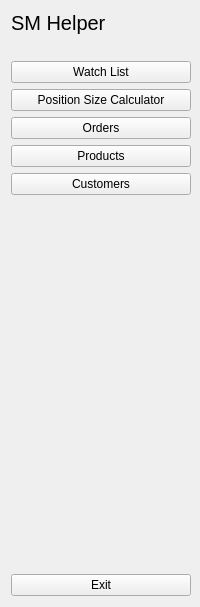
     <widget class="QWidget" name="full_menu_widget" native="true">
      <layout class="QVBoxLayout" name="verticalLayout_4">
       <property name="rightMargin">
        <number>9</number>
       </property>
       <item>
        <layout class="QHBoxLayout" name="horizontalLayout_2">
         <property name="spacing">
          <number>0</number>
         </property>
         <item>
          <widget class="QLabel" name="logo_label_3">
           <property name="font">
            <font>
             <pointsize>15</pointsize>
            </font>
           </property>
           <property name="text">
            <string>SM Helper</string>
           </property>
          </widget>
         </item>
        </layout>
       </item>
       <item>
        <spacer name="verticalSpacer_13">
         <property name="orientation">
          <enum>Qt::Vertical</enum>
         </property>
         <property name="sizeType">
          <enum>QSizePolicy::Preferred</enum>
         </property>
         <property name="sizeHint" stdset="0">
          <size>
           <width>20</width>
           <height>20</height>
          </size>
         </property>
        </spacer>
       </item>
       <item>
        <layout class="QVBoxLayout" name="verticalLayout_2">
         <property name="rightMargin">
          <number>0</number>
         </property>
         <item>
          <widget class="QPushButton" name="watchlist_btn">
           <property name="text">
            <string>Watch List</string>
           </property>
           <property name="icon">
            <iconset resource="recource.qrc">
             <normaloff>:/icon/icon/home-4-32.ico</normaloff>
             <normalon>:/icon/icon/home-4-48.ico</normalon>:/icon/icon/home-4-32.ico</iconset>
           </property>
           <property name="iconSize">
            <size>
             <width>14</width>
             <height>14</height>
            </size>
           </property>
           <property name="checkable">
            <bool>true</bool>
           </property>
           <property name="autoExclusive">
            <bool>true</bool>
           </property>
          </widget>
         </item>
         <item>
          <widget class="QPushButton" name="calculator_btn">
           <property name="text">
            <string>Position Size Calculator</string>
           </property>
           <property name="icon">
            <iconset resource="recource.qrc">
             <normaloff>:/icon/icon/dashboard-5-32.ico</normaloff>
             <normalon>:/icon/icon/dashboard-5-48.ico</normalon>:/icon/icon/dashboard-5-32.ico</iconset>
           </property>
           <property name="iconSize">
            <size>
             <width>14</width>
             <height>14</height>
            </size>
           </property>
           <property name="checkable">
            <bool>true</bool>
           </property>
           <property name="autoExclusive">
            <bool>true</bool>
           </property>
          </widget>
         </item>
         <item>
          <widget class="QPushButton" name="orders_btn_2">
           <property name="text">
            <string>Orders</string>
           </property>
           <property name="icon">
            <iconset resource="recource.qrc">
             <normaloff>:/icon/icon/activity-feed-32.ico</normaloff>
             <normalon>:/icon/icon/activity-feed-48.ico</normalon>:/icon/icon/activity-feed-32.ico</iconset>
           </property>
           <property name="iconSize">
            <size>
             <width>14</width>
             <height>14</height>
            </size>
           </property>
           <property name="checkable">
            <bool>true</bool>
           </property>
           <property name="autoExclusive">
            <bool>true</bool>
           </property>
          </widget>
         </item>
         <item>
          <widget class="QPushButton" name="products_btn_2">
           <property name="text">
            <string>Products</string>
           </property>
           <property name="icon">
            <iconset resource="recource.qrc">
             <normaloff>:/icon/icon/product-32.ico</normaloff>
             <normalon>:/icon/icon/product-48.ico</normalon>:/icon/icon/product-32.ico</iconset>
           </property>
           <property name="iconSize">
            <size>
             <width>14</width>
             <height>14</height>
            </size>
           </property>
           <property name="checkable">
            <bool>true</bool>
           </property>
           <property name="autoExclusive">
            <bool>true</bool>
           </property>
          </widget>
         </item>
         <item>
          <widget class="QPushButton" name="customers_btn_2">
           <property name="text">
            <string>Customers</string>
           </property>
           <property name="icon">
            <iconset resource="recource.qrc">
             <normaloff>:/icon/icon/group-32.ico</normaloff>
             <normalon>:/icon/icon/group-48.ico</normalon>:/icon/icon/group-32.ico</iconset>
           </property>
           <property name="iconSize">
            <size>
             <width>14</width>
             <height>14</height>
            </size>
           </property>
           <property name="checkable">
            <bool>true</bool>
           </property>
           <property name="autoExclusive">
            <bool>true</bool>
           </property>
          </widget>
         </item>
        </layout>
       </item>
       <item>
        <spacer name="verticalSpacer_2">
         <property name="orientation">
          <enum>Qt::Vertical</enum>
         </property>
         <property name="sizeHint" stdset="0">
          <size>
           <width>20</width>
           <height>373</height>
          </size>
         </property>
        </spacer>
       </item>
       <item>
        <widget class="QPushButton" name="exit_btn_2">
         <property name="text">
          <string>Exit</string>
         </property>
         <property name="icon">
          <iconset resource="recource.qrc">
           <normaloff>:/icon/icon/close-window-64.ico</normaloff>:/icon/icon/close-window-64.ico</iconset>
         </property>
         <property name="iconSize">
          <size>
           <width>14</width>
           <height>14</height>
          </size>
         </property>
        </widget>
       </item>
      </layout>
     </widget>
